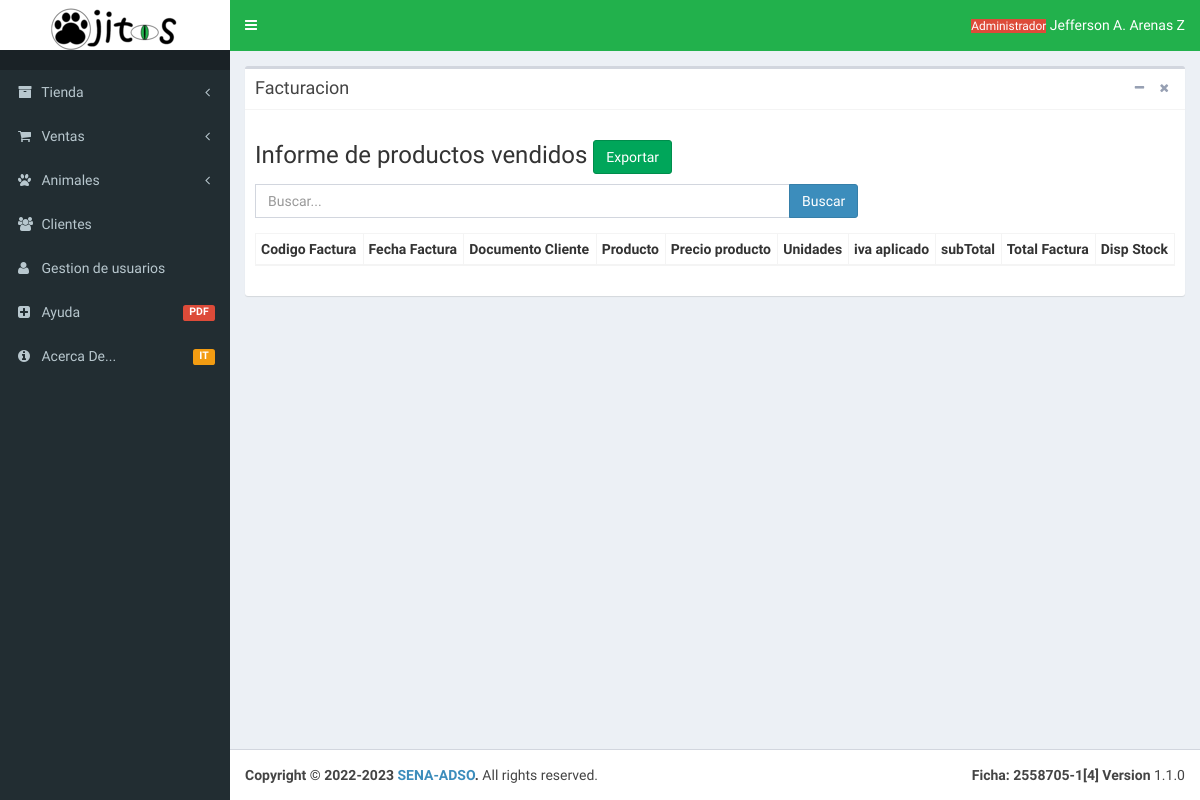
Before: /Vista/html/Dashboard/Ventas/proAdmListado.php with the older database file.
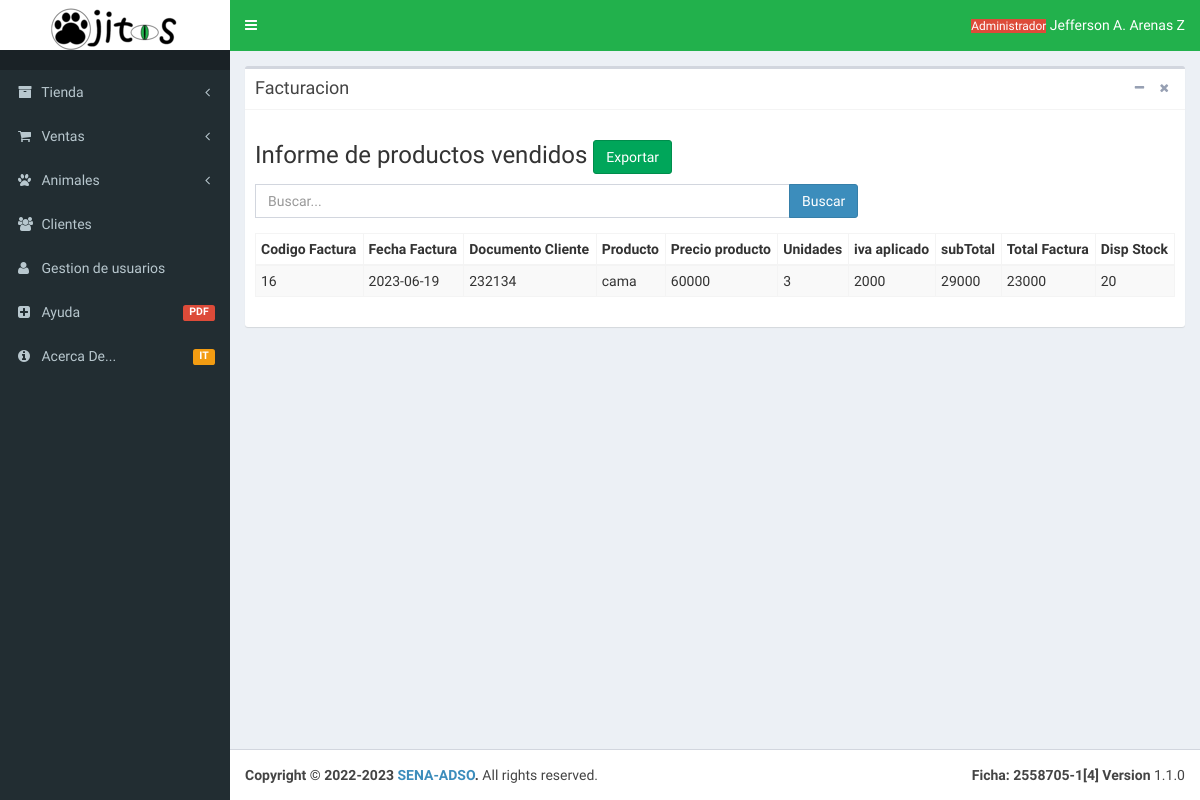
After: the same page with the newer database file.
### tables this page shows
CREATE TABLE `factura` (
  `idfactura` int(11) NOT NULL AUTO_INCREMENT,
  `fechaFactura` date NOT NULL,
  `valorFactura` decimal(10,0) NOT NULL,
  `iva` decimal(10,0) NOT NULL,
  `totalFactura` decimal(10,0) NOT NULL,
  `cliente_idCliente` int(11) NOT NULL,
  `descripcion_compra` varchar(100) NOT NULL,
  PRIMARY KEY (`idfactura`),
  KEY `fk_Factura_cliente1_idx` (`cliente_idCliente`),
  CONSTRAINT `fk_Factura_cliente1` FOREIGN KEY (`cliente_idCliente`) REFERENCES `cliente` (`idCliente`) ON DELETE NO ACTION ON UPDATE NO ACTION
);

CREATE TABLE `cliente` (
  `idCliente` int(11) NOT NULL AUTO_INCREMENT,
  `prinombreCliente` varchar(45) NOT NULL,
  `segnombreCliente` varchar(45) NOT NULL,
  `priapellidoCliente` varchar(45) NOT NULL,
  `segapellidoCliente` varchar(45) NOT NULL,
  `documentoCliente` varchar(45) NOT NULL,
  `edadCliente` int(50) DEFAULT NULL,
  `mailCliente` varchar(100) NOT NULL,
  `addressCliente` varchar(100) NOT NULL,
  `numeroCelular` varchar(20) DEFAULT NULL,
  `passwordCliente` varchar(120) NOT NULL,
  `estado` enum('Activo','Inactivo') NOT NULL DEFAULT 'Activo',
  PRIMARY KEY (`idCliente`)
);

CREATE TABLE `producto` (
  `idProducto` int(11) NOT NULL AUTO_INCREMENT,
  `nombreProducto` varchar(50) NOT NULL,
  `valorProducto` decimal(65,0) NOT NULL,
  `stockProducto` int(100) NOT NULL,
  `descripcionProducto` text NOT NULL,
  PRIMARY KEY (`idProducto`)
);

CREATE TABLE `factura_has_producto` (
  `Factura_has_productocol` int(11) NOT NULL AUTO_INCREMENT,
  `cantidad` int(11) NOT NULL,
  `valorProducto` decimal(10,0) NOT NULL,
  `valorIva` decimal(10,0) NOT NULL,
  `subTotal` decimal(10,0) NOT NULL,
  `Factura_idfactura` int(11) NOT NULL,
  `producto_idProducto` int(11) NOT NULL,
  PRIMARY KEY (`Factura_has_productocol`),
  KEY `fk_Factura_has_producto_Factura1_idx` (`Factura_idfactura`),
  KEY `fk_Factura_has_producto_producto1_idx` (`producto_idProducto`),
  CONSTRAINT `factura_has_producto_ibfk_1` FOREIGN KEY (`Factura_idfactura`) REFERENCES `factura` (`idfactura`),
  CONSTRAINT `factura_has_producto_ibfk_2` FOREIGN KEY (`producto_idProducto`) REFERENCES `producto` (`idProducto`)
);

### Vista/html/Dashboard/Ventas/proAdmListado.php (the view, shortened to what the changed rows need)
<!DOCTYPE html>
<html>
<head>
  <link rel="stylesheet" href="../Layout/font-awesome-4.7.0/css/font-awesome.min.css">
  <link rel="stylesheet" href="../Layout/css/bootstrap.min.css">
  <link rel="stylesheet" href="../Layout/css/font-awesome.css">
  <link rel="stylesheet" href="../Layout/css/AdminLTE.min.css">
     <link rel="stylesheet" href="../Layout/css/_all-skins.min.css">
   </head>
   <body class="hold-transition skin-blue sidebar-mini">
    <div class="wrapper">
      <div class="content-wrapper">
        <section class="content">
          <div class="row">
            <div class="col-md-12">
              <div class="box">
                <div class="box-body">
                 <div class="row">
                  <div class="col-md-12">
                    <div class="row">
                      <div class="col-lg-12 col-md-12 col-sm-12 col-xs-12">
                        <div class="table-responsive">
                          <table class="table table-striped table-bordered table-condensed table-hover">
                            <thead>
                              <th>Codigo Factura</th>
                              <th>Fecha Factura</th>
                              <th>Documento Cliente</th>
                              <th>Producto</th>
                              <th>Precio producto</th>
                              <th>Unidades</th>
                              <th>iva aplicado</th>
                              <th>subTotal</th>
                              <th>Total Factura</th>
                              <th>Disp Stock</th>
                            </thead>
                    <?php
                        $inc = include("Conexion.php");
                            if ($inc) {
                                if (isset($_POST["enviar"])) {
                                  $buscar = $_POST["textbox"];
                                  $Result = "CALL VentasProListaAdmFiltro ('%$buscar%')";
                                  $buscarResult= mysqli_query($conexion, $Result);
                                    while ($row = $buscarResult->fetch_array()) {
                                            $idfactura = $row["idfactura"];
                                            $fechaFactura = $row["fechaFactura"];
                                            $documentCliente = $row["documentoCliente"];
                                            $nombreProducto = $row["nombreProducto"];
                                            $valorFactProducto = $row["valorProducto"];
                                            $cantidadCompra= $row["cantidad"];
                                            $valorivaFactproducto = $row["valorIva"];
                                            $subTotal= $row["subTotal"];
                                            $totalCompra = $row["totalFactura"];
                                            $cantidadStock = $row["stockProducto"];
                                        ?>
                                         <tr>
                                            <td><?php echo $idfactura  ?>  </td>
                                            <td><?php echo $fechaFactura  ?>  </td>
                                            <td><?php echo $documentCliente ?></td>
                                            <td><?php echo $nombreProducto ?></td>
                                            <td><?php echo $valorFactProducto ?></td>
                                            <td><?php echo $cantidadCompra ?></td>
                                            <td><?php echo $valorivaFactproducto ?></td>
                                            <td><?php echo $subTotal ?></td>
                                            <td><?php echo $totalCompra ?></td>
                                            <td><?php echo $cantidadStock ?></td>
                                        </tr>
                                        <?php
                                    }
                                } else {
                                    $traer = "CALL VentasProListaAdm";
                                    $resultado = mysqli_query($conexion, $traer);
                                    if ($resultado) {
                                        while ($row = $resultado->fetch_array()) {
                                            $idfactura = $row["idfactura"];
                                            $fechaFactura = $row["fechaFactura"];
                                            $documentCliente = $row["documentoCliente"];
                                            $nombreProducto = $row["nombreProducto"];
                                            $valorFactProducto = $row["valorProducto"];
                                            $cantidadCompra= $row["cantidad"];
                                            $valorivaFactproducto = $row["valorIva"];
                                            $subTotal= $row["subTotal"];
                                            $totalCompra = $row["totalFactura"];
                                            $cantidadStock = $row["stockProducto"];
                                            ?>
                                            <tr>
                                            <td><?php echo $idfactura  ?>  </td>
                                            <td><?php echo $fechaFactura  ?>  </td>
                                            <td><?php echo $documentCliente ?></td>
                                            <td><?php echo $nombreProducto ?></td>
                                            <td><?php echo $valorFactProducto ?></td>
                                            <td><?php echo $cantidadCompra ?></td>
                                            <td><?php echo $valorivaFactproducto ?></td>
                                            <td><?php echo $subTotal ?></td>
                                            <td><?php echo $totalCompra ?></td>
                                            <td><?php echo $cantidadStock ?></td>
                                        </tr>
            <?php
                                }}}
        ?>
                                  </table>
                                    <?php
                        }
                            ?>
                        </div>
                      </div>
                    </div>
                  </div>
                </div>
              </div>
            </div>
          </div>
        </div>
      </div>
    </div>
</body>
</html>

Changed rows visible on the page:
added factura: idfactura "16", fechaFactura "2023-06-19", cliente_idCliente.documentoCliente "232134", producto.nombreProducto "cama", producto.valorProducto "60000", factura_has_producto.cantidad "3", factura_has_producto.valorIva "2000", factura_has_producto.subTotal "29000", totalFactura "23000", producto.stockProducto "20"
